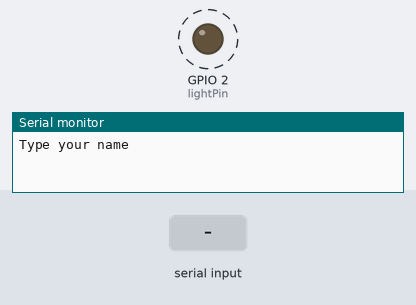
Bench run of a sketch on a simulated ESP8266 (NodeMCU). Parts: output pins drawn as LEDs (lit = HIGH), the last lines printed to the serial monitor. Dashed ring = blinking. Inputs (shaded band) come from the test bench.

Above: at 4.5 s.
4.9 s: "1" received over Serial
At 6.7 s:
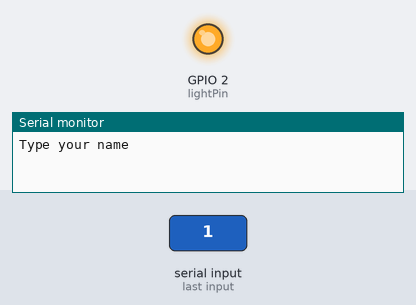
At 7.3 s:
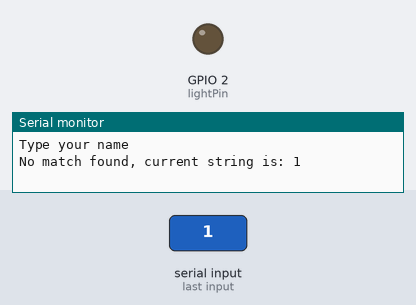
Timing chart, 0 to 14.5 s (numbered marks = the images above; inputs shaded):
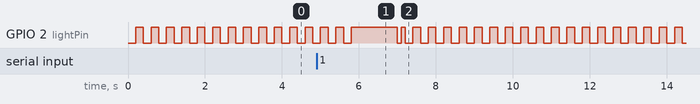

The sketch:

sketch_jan23a.ino
```cpp
#include <ESP8266WiFi.h>

String a;
String b = String("Onkar\r\n");
String c = String("Onkar");
const int lightPin = 2;

void setup()
{
  Serial.begin(115200); // opens serial port, sets data rate to 9600 bps
  Serial.println("Type your name");
  pinMode(lightPin, OUTPUT);
  digitalWrite(lightPin, HIGH);
}

void blinkLED (int noOfTimes, int blinkDelay) {
  for(int i=0; i< noOfTimes; i++) {
    digitalWrite(lightPin, LOW);
    delay(blinkDelay);
    digitalWrite(lightPin, HIGH);
    delay(blinkDelay);
  }
}

void readSerialData()
{
  a= Serial.readString();// read the incoming data as string

  if(a == b)
  {
    Serial.println("Matched with b");
    Serial.println(b);
    blinkLED(2, 100);
  }
  else if(a == c)
  {
    Serial.println("Matched with C");
    Serial.println(c);
    blinkLED(3, 100);
  }
  else
  {
    Serial.print("No match found, current string is: ");
    Serial.print(a);
    blinkLED(1, 100);
  }
}
void loop()
{
  if(Serial.available())
  {
    readSerialData();
  }
  else
  {
    blinkLED(5, 200);
  }
}
```
